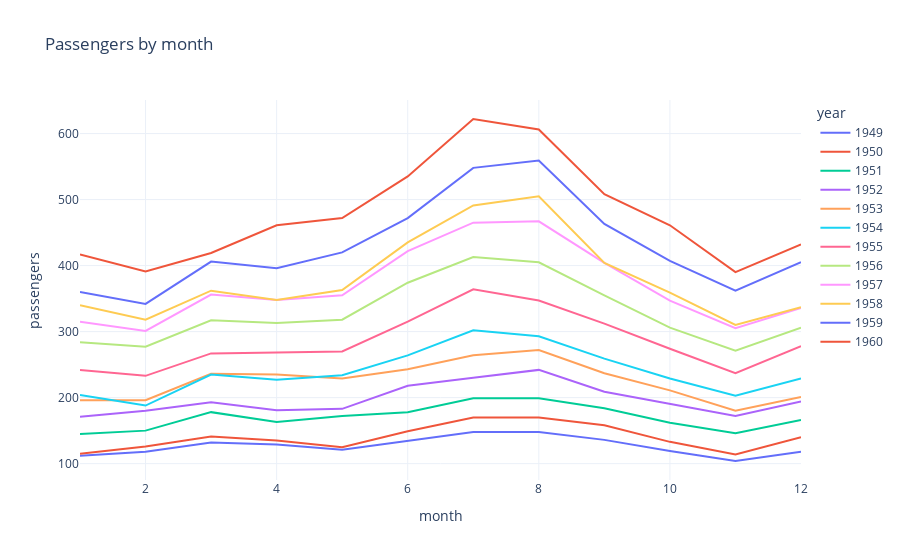

Notebook cell for this chart:
### Markdown cell above
### Visualize the data
#### Number of passengers per month for each year

Let us visualize the number of passengers per month for each year.

### Code cell
px.line(
  passengers_augmented,
  x="month",
  y="passengers",
  color="year",
  title="Passengers by month",
).show()

### Figure 1 — Plotly figure (JSON) as saved in the notebook; plotly's stock layout.template omitted (floating-point values rounded to 4 significant figures)
{"data": [{"hovertemplate": "year=1949<br>month=%{x}<br>passengers=%{y}<extra></extra>", "legendgroup": "1949", "line": {"color": "#636efa", "dash": "solid"}, "marker": {"symbol": "circle"}, "mode": "lines", "name": "1949", "orientation": "v", "showlegend": true, "type": "scatter", "x": [1, 2, 3, 4, 5, 6, 7, 8, 9, 10, 11, 12], "xaxis": "x", "y": [112, 118, 132, 129, 121, 135, 148, 148, 136, 119, 104, 118], "yaxis": "y"}, {"hovertemplate": "year=1950<br>month=%{x}<br>passengers=%{y}<extra></extra>", "legendgroup": "1950", "line": {"color": "#EF553B", "dash": "solid"}, "marker": {"symbol": "circle"}, "mode": "lines", "name": "1950", "orientation": "v", "showlegend": true, "type": "scatter", "x": [1, 2, 3, 4, 5, 6, 7, 8, 9, 10, 11, 12], "xaxis": "x", "y": [115, 126, 141, 135, 125, 149, 170, 170, 158, 133, 114, 140], "yaxis": "y"}, {"hovertemplate": "year=1951<br>month=%{x}<br>passengers=%{y}<extra></extra>", "legendgroup": "1951", "line": {"color": "#00cc96", "dash": "solid"}, "marker": {"symbol": "circle"}, "mode": "lines", "name": "1951", "orientation": "v", "showlegend": true, "type": "scatter", "x": [1, 2, 3, 4, 5, 6, 7, 8, 9, 10, 11, 12], "xaxis": "x", "y": [145, 150, 178, 163, 172, 178, 199, 199, 184, 162, 146, 166], "yaxis": "y"}, {"hovertemplate": "year=1952<br>month=%{x}<br>passengers=%{y}<extra></extra>", "legendgroup": "1952", "line": {"color": "#ab63fa", "dash": "solid"}, "marker": {"symbol": "circle"}, "mode": "lines", "name": "1952", "orientation": "v", "showlegend": true, "type": "scatter", "x": [1, 2, 3, 4, 5, 6, 7, 8, 9, 10, 11, 12], "xaxis": "x", "y": [171, 180, 193, 181, 183, 218, 230, 242, 209, 191, 172, 194], "yaxis": "y"}, {"hovertemplate": "year=1953<br>month=%{x}<br>passengers=%{y}<extra></extra>", "legendgroup": "1953", "line": {"color": "#FFA15A", "dash": "solid"}, "marker": {"symbol": "circle"}, "mode": "lines", "name": "1953", "orientation": "v", "showlegend": true, "type": "scatter", "x": [1, 2, 3, 4, 5, 6, 7, 8, 9, 10, 11, 12], "xaxis": "x", "y": [196, 196, 236, 235, 229, 243, 264, 272, 237, 211, 180, 201], "yaxis": "y"}, {"hovertemplate": "year=1954<br>month=%{x}<br>passengers=%{y}<extra></extra>", "legendgroup": "1954", "line": {"color": "#19d3f3", "dash": "solid"}, "marker": {"symbol": "circle"}, "mode": "lines", "name": "1954", "orientation": "v", "showlegend": true, "type": "scatter", "x": [1, 2, 3, 4, 5, 6, 7, 8, 9, 10, 11, 12], "xaxis": "x", "y": [204, 188, 235, 227, 234, 264, 302, 293, 259, 229, 203, 229], "yaxis": "y"}, {"hovertemplate": "year=1955<br>month=%{x}<br>passengers=%{y}<extra></extra>", "legendgroup": "1955", "line": {"color": "#FF6692", "dash": "solid"}, "marker": {"symbol": "circle"}, "mode": "lines", "name": "1955", "orientation": "v", "showlegend": true, "type": "scatter", "x": [1, 2, 3, 4, 5, 6, 7, 8, 9, 10, 11, 12], "xaxis": "x", "y": [242, 233, 267, 269, 270, 315, 364, 347, 312, 274, 237, 278], "yaxis": "y"}, {"hovertemplate": "year=1956<br>month=%{x}<br>passengers=%{y}<extra></extra>", "legendgroup": "1956", "line": {"color": "#B6E880", "dash": "solid"}, "marker": {"symbol": "circle"}, "mode": "lines", "name": "1956", "orientation": "v", "showlegend": true, "type": "scatter", "x": [1, 2, 3, 4, 5, 6, 7, 8, 9, 10, 11, 12], "xaxis": "x", "y": [284, 277, 317, 313, 318, 374, 413, 405, 355, 306, 271, 306], "yaxis": "y"}, {"hovertemplate": "year=1957<br>month=%{x}<br>passengers=%{y}<extra></extra>", "legendgroup": "1957", "line": {"color": "#FF97FF", "dash": "solid"}, "marker": {"symbol": "circle"}, "mode": "lines", "name": "1957", "orientation": "v", "showlegend": true, "type": "scatter", "x": [1, 2, 3, 4, 5, 6, 7, 8, 9, 10, 11, 12], "xaxis": "x", "y": [315, 301, 356, 348, 355, 422, 465, 467, 404, 347, 305, 336], "yaxis": "y"}, {"hovertemplate": "year=1958<br>month=%{x}<br>passengers=%{y}<extra></extra>", "legendgroup": "1958", "line": {"color": "#FECB52", "dash": "solid"}, "marker": {"symbol": "circle"}, "mode": "lines", "name": "1958", "orientation": "v", "showlegend": true, "type": "scatter", "x": [1, 2, 3, 4, 5, 6, 7, 8, 9, 10, 11, 12], "xaxis": "x", "y": [340, 318, 362, 348, 363, 435, 491, 505, 404, 359, 310, 337], "yaxis": "y"}, {"hovertemplate": "year=1959<br>month=%{x}<br>passengers=%{y}<extra></extra>", "legendgroup": "1959", "line": {"color": "#636efa", "dash": "solid"}, "marker": {"symbol": "circle"}, "mode": "lines", "name": "1959", "orientation": "v", "showlegend": true, "type": "scatter", "x": [1, 2, 3, 4, 5, 6, 7, 8, 9, 10, 11, 12], "xaxis": "x", "y": [360, 342, 406, 396, 420, 472, 548, 559, 463, 407, 362, 405], "yaxis": "y"}, {"hovertemplate": "year=1960<br>month=%{x}<br>passengers=%{y}<extra></extra>", "legendgroup": "1960", "line": {"color": "#EF553B", "dash": "solid"}, "marker": {"symbol": "circle"}, "mode": "lines", "name": "1960", "orientation": "v", "showlegend": true, "type": "scatter", "x": [1, 2, 3, 4, 5, 6, 7, 8, 9, 10, 11, 12], "xaxis": "x", "y": [417, 391, 419, 461, 472, 535, 622, 606, 508, 461, 390, 432], "yaxis": "y"}], "layout": {"legend": {"title": {"text": "year"}, "tracegroupgap": 0}, "title": {"text": "Passengers by month"}, "xaxis": {"anchor": "y", "domain": [0, 1], "title": {"text": "month"}}, "yaxis": {"anchor": "x", "domain": [0, 1], "title": {"text": "passengers"}}}}
